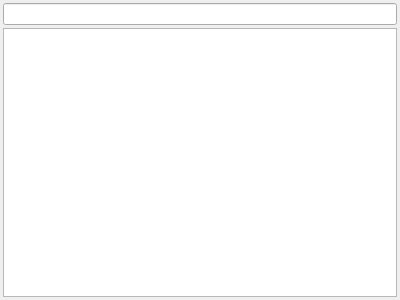
<?xml version="1.0" encoding="UTF-8"?>
<ui version="4.0">
 <class>Form</class>
 <widget class="QWidget" name="Form">
  <property name="geometry">
   <rect>
    <x>0</x>
    <y>0</y>
    <width>400</width>
    <height>300</height>
   </rect>
  </property>
  <property name="windowTitle">
   <string>Form</string>
  </property>
  <layout class="QVBoxLayout" name="verticalLayout">
   <property name="spacing">
    <number>3</number>
   </property>
   <property name="leftMargin">
    <number>3</number>
   </property>
   <property name="topMargin">
    <number>3</number>
   </property>
   <property name="rightMargin">
    <number>3</number>
   </property>
   <property name="bottomMargin">
    <number>3</number>
   </property>
   <item>
    <widget class="QLineEdit" name="sch_le"/>
   </item>
   <item>
    <widget class="QTreeView" name="lst_trv"/>
   </item>
  </layout>
 </widget>
 <resources/>
 <connections/>
</ui>
